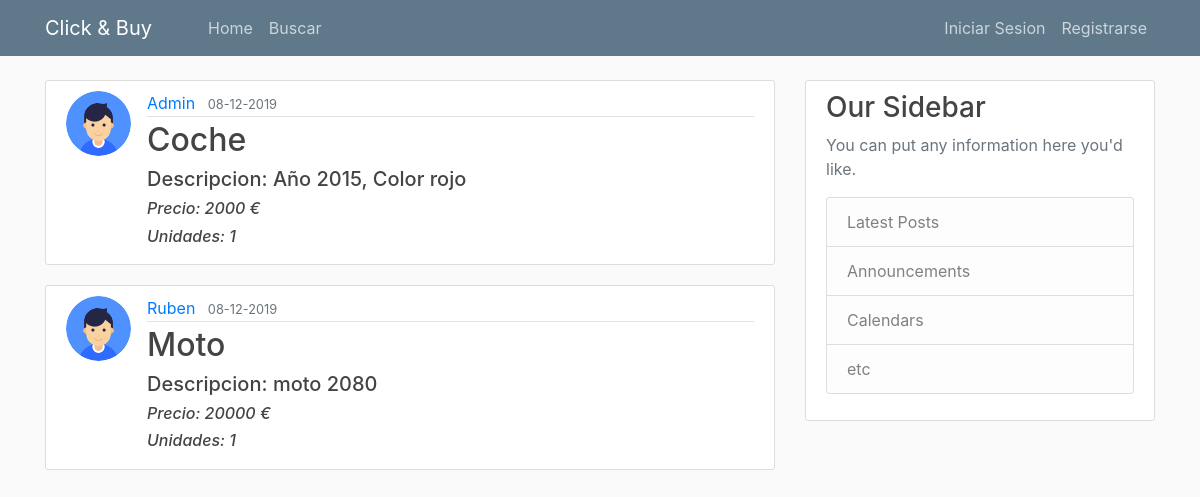
Page /home on the earlier database version.
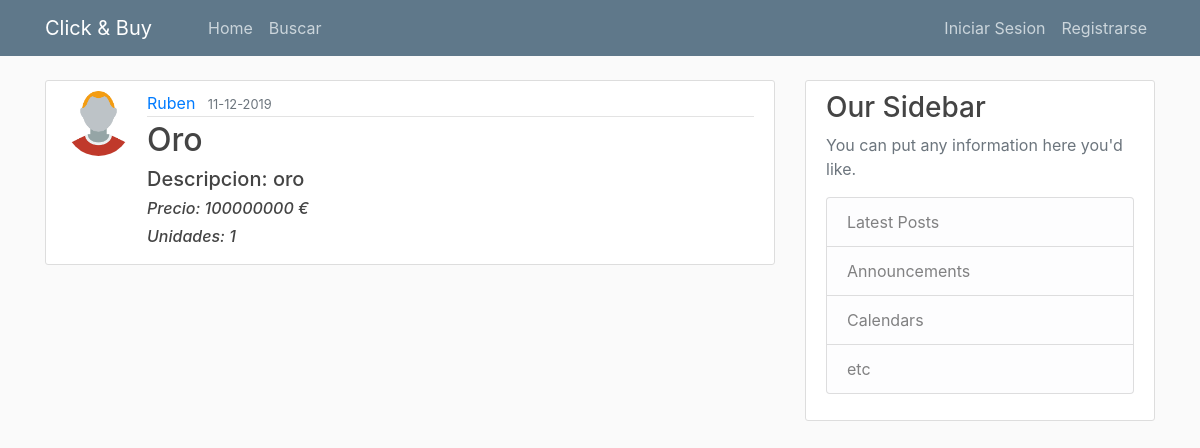
Same page on the later database version.
### clickbuy/models.py (models this page shows, shortened)
class Products(db.Model):
    id = db.Column(db.Integer, primary_key=True)
    nameArt = db.Column(db.String, nullable=False)
    date_posted = db.Column(db.DateTime, nullable=False, default=datetime.utcnow)
    content = db.Column(db.String, nullable=False)
    units = db.Column(db.Integer, nullable=False)
    price = db.Column(db.Integer, nullable=False)
    user_id = db.Column(db.Integer, db.ForeignKey('user.id'), nullable=False)

class User(db.Model, UserMixin):
    id = db.Column(db.Integer, primary_key=True)
    username = db.Column(db.String(20), unique=True, nullable=False)
    email = db.Column(db.String(120), unique=True, nullable=False)
    image_file = db.Column(db.String(20), nullable=False, default='default.png')
    wallet = db.Column(db.Integer, nullable=False, default=0)
    password = db.Column(db.String(60), nullable=False)
    products = db.relationship('Products', backref='author', lazy=True)

### clickbuy/routes.py (the view)
@app.route('/')
@app.route('/home')
def home():
    products = Products.query.all()
    return render_template('home.html', products=products)

### clickbuy/templates/home.html (shortened to what this page needs)
{% extends "layout.html" %}
{% block content %}
    {% for products in products %}
        <article class="media content-section">
          <img class="rounded-circle article-img" src="{{ url_for('static', filename='profile_pics/' + products.author.image_file) }}">
          <div class="media-body">
            <div class="article-metadata">
              <a class="mr-2" href="#">{{ products.author.username}}</a>
              <small class="text-muted">{{ products.date_posted.strftime('%d-%m-%Y') }}</small>
            </div>
            <h2><a class="article-title" href="#">{{ products.nameArt }}</a></h2>
            <h5><a class="article-title" href="#">Descripcion: {{ products.content }}</a></h5>
            <h6><i>Precio: {{ products.price }} €</i></h6>
            <h6><i> Unidades: {{ products.units }} </i></h6>
          </div>
        </article>
    {% endfor %}
{% endblock content %}

### clickbuy/templates/layout.html (shortened to what this page needs)
<!DOCTYPE html>
<html lang="en">
<head>
    <link rel="stylesheet" href="https://stackpath.bootstrapcdn.com/bootstrap/4.3.1/css/bootstrap.min.css">
    <link rel="stylesheet" type = "text/css" href="{{ url_for('static', filename='main.css') }}">
</head>
<body>
    <header class="site-header">
      <nav class="navbar navbar-expand-md navbar-dark bg-steel fixed-top">
        <div class="container">
          <a class="navbar-brand mr-5" href="/">Click & Buy</a>
          <div class="collapse navbar-collapse" id="navbarToggle">
            <div class="navbar-nav mr-auto">
              <a class="nav-item nav-link" href="/">Home</a>
              <a class="nav-item nav-link" href="/search">Buscar</a>
            </div>
            <div class="navbar-nav">
              {% if current_user.is_authenticated %}
                <a class="nav-item nav-link" href="/account">Mi Cuenta</a>
                <a class="nav-item nav-link" href="/logout">Cerrar Sesion</a>
              {% else %}
                <a class="nav-item nav-link" href="/login">Iniciar Sesion</a>
                 <a class="nav-item nav-link" href="/register">Registrarse</a>
              {% endif %}
            </div>
          </div>
        </div>
      </nav>
    </header>
    <main role="main" class="container">
      <div class="row">
        <div class="col-md-8">
            {% block content %}{% endblock %}
        </div>
        <div class="col-md-4">
          <div class="content-section">
            <h3>Our Sidebar</h3>
            <p class='text-muted'>You can put any information here you'd like.
              <ul class="list-group">
                <li class="list-group-item list-group-item-light">Latest Posts</li>
                <li class="list-group-item list-group-item-light">Announcements</li>
                <li class="list-group-item list-group-item-light">Calendars</li>
                <li class="list-group-item list-group-item-light">etc</li>
              </ul>
            </p>
          </div>
        </div>
      </div>
    </main>
</body>
</html>

### clickbuy/static/main.css (style rules this page uses)
body { background: #fafafa; color: #333333; margin-top: 5rem; }
h1, h2, h3, h4, h5, h6 { color: #444444; }
.bg-steel { background-color: #5f788a; }
.site-header .navbar-nav .nav-link { color: #cbd5db; }
.content-section { background: #ffffff; padding: 10px 20px; border: 1px solid #dddddd; border-radius: 3px; margin-bottom: 20px; }
.article-title { color: #444444; }
.article-img { height: 65px; width: 65px; margin-right: 16px; }
.article-metadata { padding-bottom: 1px; margin-bottom: 4px; border-bottom: 1px solid #e3e3e3 }

Differences in the rows shown:
removed Products: image_file (placeholder picture), author.username "Admin", date_posted "08-12-2019", nameArt "Coche", content "Año 2015, Color rojo", price "2000", units "1"
changed Products "Ruben": image_file: picture added in place of a placeholder; date_posted "08-12-2019" → "11-12-2019"; nameArt "Moto" → "Oro"; content "moto 2080" → "oro"; price "20000" → "100000000"
